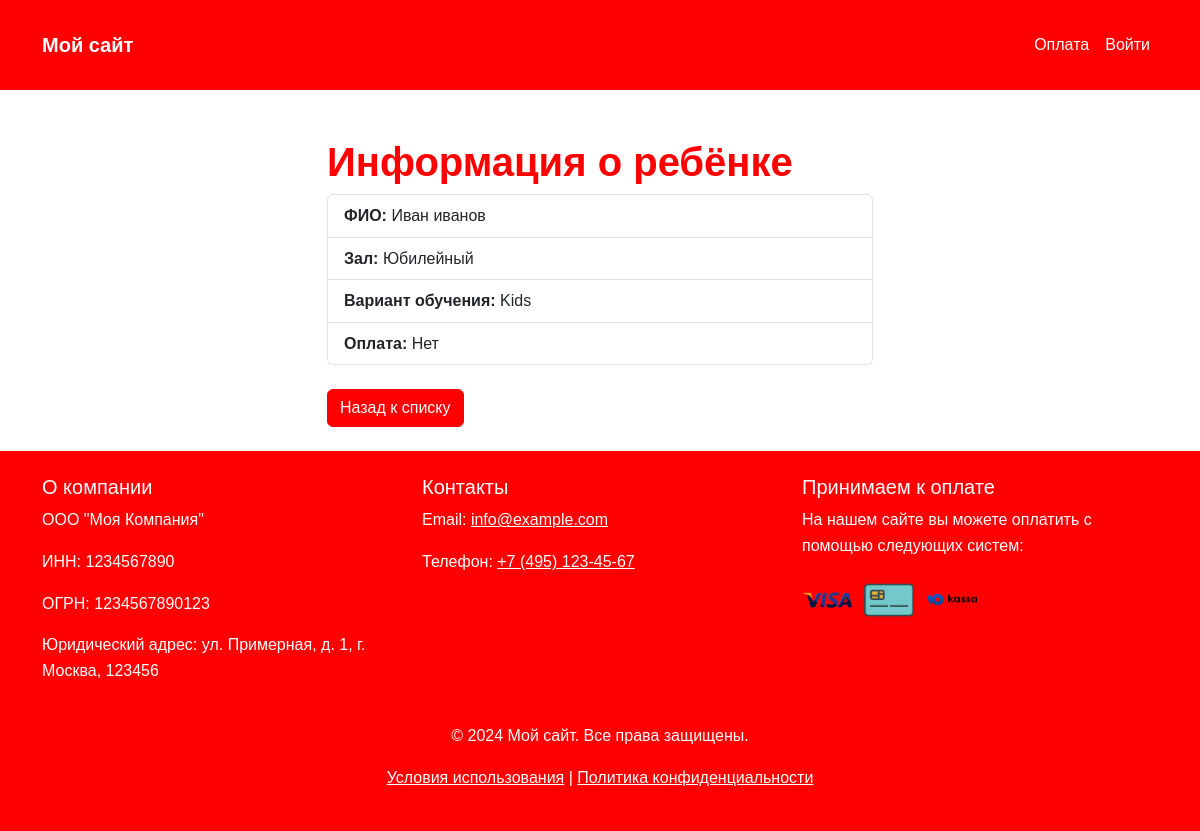
/child/3/, run on the app's committed database.
### payments/models.py (models this page shows, shortened)
class Child(models.Model):
    full_name = models.CharField(max_length=255)
    hall = models.ForeignKey(Hall, on_delete=models.CASCADE)
    training_option = models.ForeignKey(TrainingOption, on_delete=models.CASCADE)
    is_paid = models.BooleanField(default=False)
    class Meta:
        verbose_name = 'Ученик'
        verbose_name_plural = 'Ученики'

class Hall(models.Model):
    name = models.CharField(max_length=100)
    class Meta:
        verbose_name = 'Зал'
        verbose_name_plural = 'Залы'

class TrainingOption(models.Model):
    name = models.CharField(max_length=100)
    price = models.DecimalField(max_digits=10, decimal_places=2)

### payments/views.py (the view)
# urls.py: path('child/<int:pk>/', views.child_detail_view, name='child_detail'),
def child_detail_view(request, pk):
    child = get_object_or_404(Child, pk=pk)
    return render(request, 'payments/child_detail.html', {'child': child})

### templates/payments/child_detail.html (shortened to what this page needs)
{% extends 'base.html' %}
{% block content %}
<div class="row justify-content-center">
    <div class="col-md-6">
        <h1 class="mt-4">Информация о ребёнке</h1>
        <ul class="list-group">
            <li class="list-group-item"><strong>ФИО:</strong> {{ child.full_name }}</li>
            <li class="list-group-item"><strong>Зал:</strong> {{ child.hall.name }}</li>
            <li class="list-group-item"><strong>Вариант обучения:</strong> {{ child.training_option.name }}</li>
            <li class="list-group-item"><strong>Оплата:</strong> {{ child.is_paid|yesno:"Да,Нет" }}</li>
        </ul>
        <a href="{% url 'info' %}" class="btn btn-primary mt-4">Назад к списку</a>
    </div>
</div>
{% endblock %}

### static/css/style.css (style rules this page uses)
body { font-family: Arial, sans-serif; line-height: 1.6; }
:root { --primary-color: #ff0000; --secondary-color: #ffffff; }
body { font-family: 'Arial', sans-serif; background-color: var(--secondary-color); color: var(--primary-color); }
h1, h2, h3 { font-weight: 700; color: var(--primary-color); }
.btn-primary { background-color: var(--primary-color); border-color: var(--primary-color); color: var(--secondary-color); }
:root { --primary-color: #ff0000; --secondary-color: #ffffff; --text-color: #000000; }
body { font-family: 'Arial', sans-serif; background-color: var(--secondary-color); color: var(--text-color); }
a { color: var(--primary-color); text-decoration: none; }

### data on the page
Child: full_name "Иван иванов", hall.name "Юбилейный", training_option.name "Kids", is_paid "Нет"
